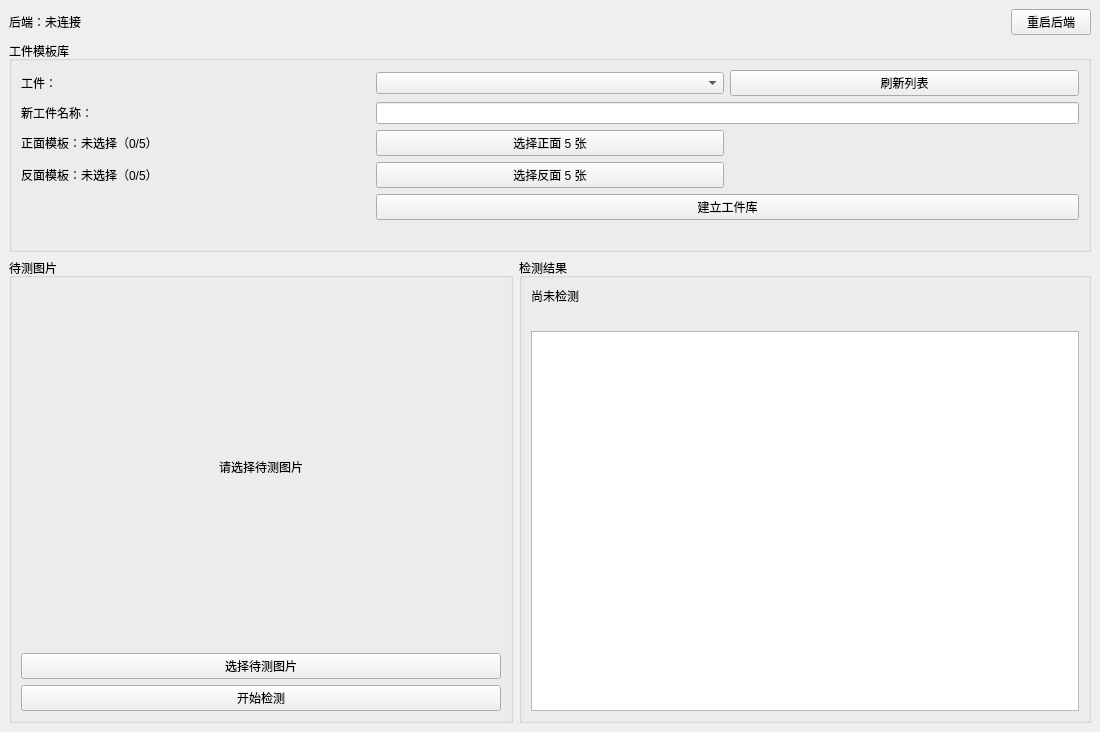
<?xml version="1.0" encoding="UTF-8"?>
<ui version="4.0">
 <class>MainWindow</class>
 <widget class="QMainWindow" name="MainWindow">
  <property name="windowTitle">
   <string>工件正反面检测</string>
  </property>
  <property name="minimumSize">
   <size><width>1100</width><height>720</height></size>
  </property>
  <widget class="QWidget" name="centralwidget">
   <layout class="QVBoxLayout" name="verticalLayout">
    <item>
     <layout class="QHBoxLayout" name="backendLayout">
      <item><widget class="QLabel" name="backendStatusLabel"><property name="text"><string>后端：未连接</string></property></widget></item>
      <item><spacer name="backendSpacer"><property name="orientation"><enum>Qt::Horizontal</enum></property><property name="sizeHint" stdset="0"><size><width>40</width><height>20</height></size></property></spacer></item>
      <item><widget class="QPushButton" name="restartBackendButton"><property name="text"><string>重启后端</string></property></widget></item>
     </layout>
    </item>
    <item>
     <widget class="QGroupBox" name="libraryGroupBox">
      <property name="title"><string>工件模板库</string></property>
      <layout class="QGridLayout" name="libraryLayout">
       <item row="0" column="0"><widget class="QLabel" name="workpieceLabel"><property name="text"><string>工件：</string></property></widget></item>
       <item row="0" column="1"><widget class="QComboBox" name="workpieceComboBox"/></item>
       <item row="0" column="2"><widget class="QPushButton" name="refreshWorkpiecesButton"><property name="text"><string>刷新列表</string></property></widget></item>
       <item row="1" column="0"><widget class="QLabel" name="nameLabel"><property name="text"><string>新工件名称：</string></property></widget></item>
       <item row="1" column="1" colspan="2"><widget class="QLineEdit" name="workpieceNameEdit"/></item>
       <item row="2" column="0"><widget class="QLabel" name="frontTemplatesLabel"><property name="text"><string>正面模板：未选择（0/5）</string></property></widget></item>
       <item row="2" column="1"><widget class="QPushButton" name="chooseFrontTemplatesButton"><property name="text"><string>选择正面 5 张</string></property></widget></item>
       <item row="2" column="2"><widget class="QLabel" name="frontTemplatesFilesLabel"><property name="text"><string/></property></widget></item>
       <item row="3" column="0"><widget class="QLabel" name="backTemplatesLabel"><property name="text"><string>反面模板：未选择（0/5）</string></property></widget></item>
       <item row="3" column="1"><widget class="QPushButton" name="chooseBackTemplatesButton"><property name="text"><string>选择反面 5 张</string></property></widget></item>
       <item row="3" column="2"><widget class="QLabel" name="backTemplatesFilesLabel"><property name="text"><string/></property></widget></item>
       <item row="4" column="1" colspan="2"><widget class="QPushButton" name="registerButton"><property name="text"><string>建立工件库</string></property></widget></item>
       <item row="5" column="1" colspan="2"><widget class="QLabel" name="libraryMessageLabel"><property name="text"><string/></property></widget></item>
      </layout>
     </widget>
    </item>
    <item>
     <layout class="QHBoxLayout" name="inspectionLayout">
      <item>
       <widget class="QGroupBox" name="imageGroupBox">
        <property name="title"><string>待测图片</string></property>
        <layout class="QVBoxLayout" name="imageLayout">
         <item><widget class="QLabel" name="imagePreviewLabel"><property name="minimumSize"><size><width>480</width><height>360</height></size></property><property name="alignment"><set>Qt::AlignCenter</set></property><property name="text"><string>请选择待测图片</string></property></widget></item>
         <item><widget class="QPushButton" name="chooseImageButton"><property name="text"><string>选择待测图片</string></property></widget></item>
         <item><widget class="QPushButton" name="predictButton"><property name="text"><string>开始检测</string></property></widget></item>
        </layout>
       </widget>
      </item>
      <item>
       <widget class="QGroupBox" name="resultGroupBox">
        <property name="title"><string>检测结果</string></property>
        <layout class="QVBoxLayout" name="resultLayout">
         <item><widget class="QLabel" name="resultLabel"><property name="text"><string>尚未检测</string></property></widget></item>
         <item><widget class="QLabel" name="reviewLabel"><property name="styleSheet"><string notr="true">color: #b00020; font-weight: bold;</string></property></widget></item>
         <item><widget class="QTextEdit" name="evidenceTextEdit"><property name="readOnly"><bool>true</bool></property></widget></item>
        </layout>
       </widget>
      </item>
     </layout>
    </item>
   </layout>
  </widget>
 </widget>
 <resources/>
 <connections/>
</ui>
